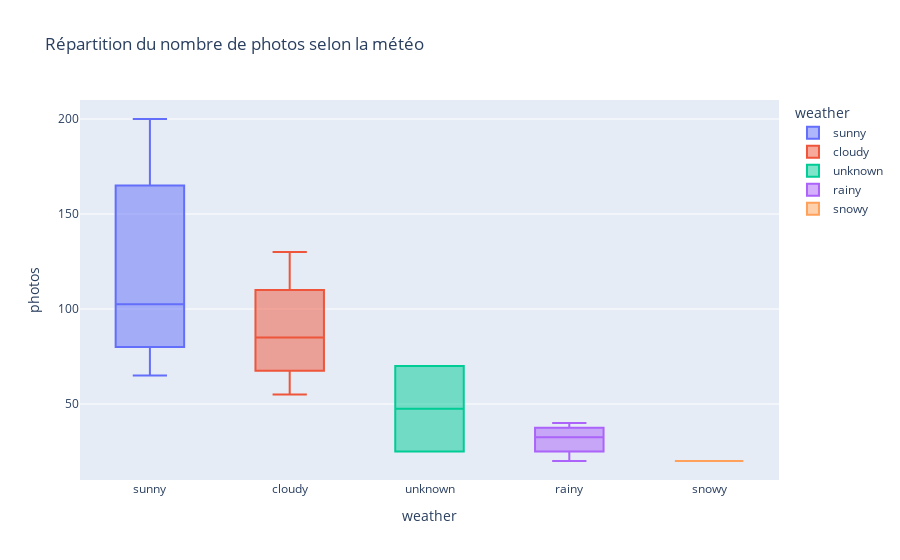
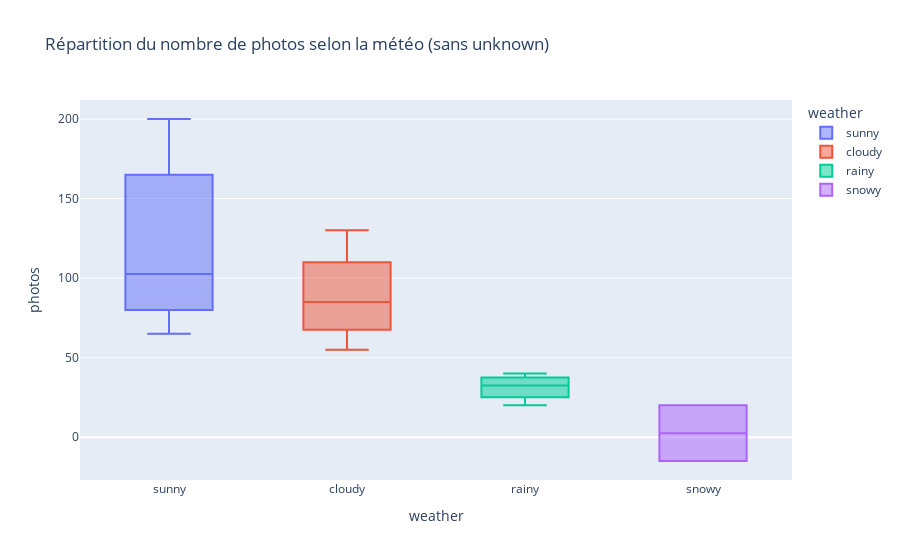

Here is the notebook cell these charts were saved with, in order:
### Markdown cell above
**TODO**

- Créer un diagramme en boîte (box plot) pour visualiser la répartition du nombre de photos selon la météo
- Afficher le graphique
- Quelles conclusions tirez-vous de ce graphe ?

### Code cell
# Write your code here

# Création du graphique.
fig_box = px.box(
    df_clean_travel_exclusion, 
    x='weather', 
    y='photos', 
    color='weather', 
    title='Répartition du nombre de photos selon la météo'
)
fig_box.show()

""" 
    On remarque une corélation entre le temps qu'il fait et le nombre de photos prises : plus le temps est ensoleillé et plus on a de photos.
    L'inverse est également vrai, moins le temps est ensoleillé et moins on a de photos.
    On remarque aussi une valeur 'unknown' sur l'axe x qui pourrait être exclue pour nettoyer le graphique et avoir que des données complètes à traiter.

"""

# Proposition de correction pour la valeur 'unknown'.
df_clean_travel_exclusion_unknown = df_clean_travel[df_clean_travel['weather'] != 'unknown']

# Création du graphique avec correction
fig_box = px.box(
    df_clean_travel_exclusion_unknown, 
    x='weather', 
    y='photos', 
    color='weather' , 
    title='Répartition du nombre de photos selon la météo (sans unknown)'
)
fig_box.show()

### Figure 1 — Plotly figure (JSON) as saved in the notebook; plotly's stock layout.template omitted (floating-point values rounded to 4 significant figures)
{"data": [{"alignmentgroup": "True", "hovertemplate": "weather=%{x}<br>photos=%{y}<extra></extra>", "legendgroup": "sunny", "marker": {"color": "#636efa"}, "name": "sunny", "notched": false, "offsetgroup": "sunny", "orientation": "v", "showlegend": true, "type": "box", "x": ["sunny", "sunny", "sunny", "sunny", "sunny", "sunny", "sunny", "sunny"], "x0": " ", "xaxis": "x", "y": [150, 95, 75, 200, 180, 85, 65, 110], "y0": " ", "yaxis": "y"}, {"alignmentgroup": "True", "hovertemplate": "weather=%{x}<br>photos=%{y}<extra></extra>", "legendgroup": "cloudy", "marker": {"color": "#EF553B"}, "name": "cloudy", "notched": false, "offsetgroup": "cloudy", "orientation": "v", "showlegend": true, "type": "box", "x": ["cloudy", "cloudy", "cloudy", "cloudy"], "x0": " ", "xaxis": "x", "y": [130, 80, 55, 90], "y0": " ", "yaxis": "y"}, {"alignmentgroup": "True", "hovertemplate": "weather=%{x}<br>photos=%{y}<extra></extra>", "legendgroup": "unknown", "marker": {"color": "#00cc96"}, "name": "unknown", "notched": false, "offsetgroup": "unknown", "orientation": "v", "showlegend": true, "type": "box", "x": ["unknown", "unknown"], "x0": " ", "xaxis": "x", "y": [25, 70], "y0": " ", "yaxis": "y"}, {"alignmentgroup": "True", "hovertemplate": "weather=%{x}<br>photos=%{y}<extra></extra>", "legendgroup": "rainy", "marker": {"color": "#ab63fa"}, "name": "rainy", "notched": false, "offsetgroup": "rainy", "orientation": "v", "showlegend": true, "type": "box", "x": ["rainy", "rainy", "rainy", "rainy"], "x0": " ", "xaxis": "x", "y": [30, 40, 20, 35], "y0": " ", "yaxis": "y"}, {"alignmentgroup": "True", "hovertemplate": "weather=%{x}<br>photos=%{y}<extra></extra>", "legendgroup": "snowy", "marker": {"color": "#FFA15A"}, "name": "snowy", "notched": false, "offsetgroup": "snowy", "orientation": "v", "showlegend": true, "type": "box", "x": ["snowy"], "x0": " ", "xaxis": "x", "y": [20], "y0": " ", "yaxis": "y"}], "layout": {"boxmode": "overlay", "legend": {"title": {"text": "weather"}, "tracegroupgap": 0}, "title": {"text": "Répartition du nombre de photos selon la météo"}, "xaxis": {"anchor": "y", "categoryarray": ["sunny", "cloudy", "unknown", "rainy", "snowy"], "categoryorder": "array", "domain": [0, 1], "title": {"text": "weather"}}, "yaxis": {"anchor": "x", "domain": [0, 1], "title": {"text": "photos"}}}}

### Figure 2 — Plotly figure (JSON) as saved in the notebook; plotly's stock layout.template omitted (floating-point values rounded to 4 significant figures)
{"data": [{"alignmentgroup": "True", "hovertemplate": "weather=%{x}<br>photos=%{y}<extra></extra>", "legendgroup": "sunny", "marker": {"color": "#636efa"}, "name": "sunny", "notched": false, "offsetgroup": "sunny", "orientation": "v", "showlegend": true, "type": "box", "x": ["sunny", "sunny", "sunny", "sunny", "sunny", "sunny", "sunny", "sunny"], "x0": " ", "xaxis": "x", "y": [150, 95, 75, 200, 180, 85, 65, 110], "y0": " ", "yaxis": "y"}, {"alignmentgroup": "True", "hovertemplate": "weather=%{x}<br>photos=%{y}<extra></extra>", "legendgroup": "cloudy", "marker": {"color": "#EF553B"}, "name": "cloudy", "notched": false, "offsetgroup": "cloudy", "orientation": "v", "showlegend": true, "type": "box", "x": ["cloudy", "cloudy", "cloudy", "cloudy"], "x0": " ", "xaxis": "x", "y": [130, 80, 55, 90], "y0": " ", "yaxis": "y"}, {"alignmentgroup": "True", "hovertemplate": "weather=%{x}<br>photos=%{y}<extra></extra>", "legendgroup": "rainy", "marker": {"color": "#00cc96"}, "name": "rainy", "notched": false, "offsetgroup": "rainy", "orientation": "v", "showlegend": true, "type": "box", "x": ["rainy", "rainy", "rainy", "rainy"], "x0": " ", "xaxis": "x", "y": [30, 40, 20, 35], "y0": " ", "yaxis": "y"}, {"alignmentgroup": "True", "hovertemplate": "weather=%{x}<br>photos=%{y}<extra></extra>", "legendgroup": "snowy", "marker": {"color": "#ab63fa"}, "name": "snowy", "notched": false, "offsetgroup": "snowy", "orientation": "v", "showlegend": true, "type": "box", "x": ["snowy", "snowy"], "x0": " ", "xaxis": "x", "y": [-15, 20], "y0": " ", "yaxis": "y"}], "layout": {"boxmode": "overlay", "legend": {"title": {"text": "weather"}, "tracegroupgap": 0}, "title": {"text": "Répartition du nombre de photos selon la météo (sans unknown)"}, "xaxis": {"anchor": "y", "categoryarray": ["sunny", "cloudy", "rainy", "snowy"], "categoryorder": "array", "domain": [0, 1], "title": {"text": "weather"}}, "yaxis": {"anchor": "x", "domain": [0, 1], "title": {"text": "photos"}}}}
